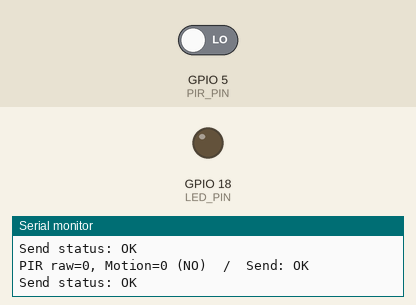
Recording of a sketch running on a simulated ESP32. Shown: output pins drawn as LEDs (lit = HIGH), the last lines printed to the serial monitor. Inputs (shaded band) come from the test bench; at power-on: GPIO 5 (PIR_PIN) LOW. WiFi joins after 1.5 s; servers stay silent unless stated.

Above: at 3.7 s.
3.8 s: GPIO 5 (PIR_PIN) driven HIGH
At 5.1 s:
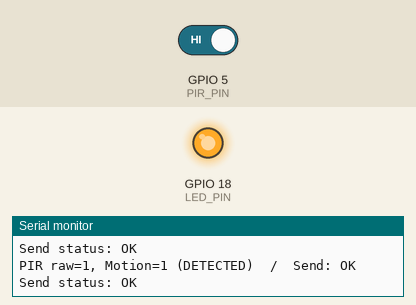
5.5 s: GPIO 5 (PIR_PIN) driven LOW
At 6.2 s:
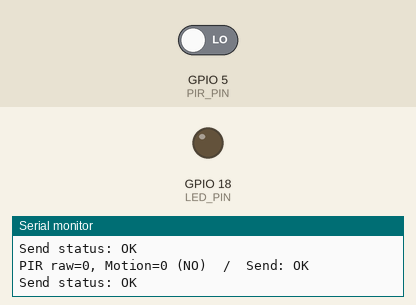
Timing chart, 0 to 8.5 s (numbered marks = the images above; inputs shaded):
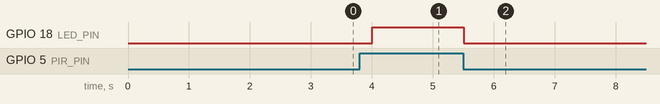

Measured:
- after the input at 3.8 s, GPIO 18 (LED_PIN): LOW → HIGH after 0.21 s
- after the input at 5.5 s, GPIO 18 (LED_PIN): HIGH → LOW at once

The sketch:

arduino_PIR_code.ino
```cpp
#include <WiFi.h>
#include <esp_now.h>

// ====== WiFi 접속 정보 ======
const char* WIFI_SSID = "SK_FB22_2.4G";
const char* WIFI_PASS = "CKK2A@7626";

// ====== 설정 ======
const int PIR_PIN = 5;      // PIR 센서 OUT 핀
const int LED_PIN = 18;     // LED 연결 핀 (네가 실제로 쓴 핀 번호로 맞춰줘!)

const uint8_t NODE_ID = 3;

uint8_t HUB_MAC[] = { 0x68, 0xFE, 0x71, 0x80, 0x10, 0xC0 };

// ====== 전송할 데이터 구조 ======
typedef struct __attribute__((packed)) {
  uint8_t nodeId;
  uint8_t pirState;  // 0 or 1
} PirPayload;

PirPayload payload;

// ====== 콜백 ======
void OnDataSent(const wifi_tx_info_t *info, esp_now_send_status_t status) {
  Serial.print("Send status: ");
  Serial.println(status == ESP_NOW_SEND_SUCCESS ? "OK" : "FAIL");
}

// ====== SETUP ======
void setup() {
  Serial.begin(115200);
  delay(1000);

  pinMode(PIR_PIN, INPUT);
  pinMode(LED_PIN, OUTPUT);     // LED 핀 설정

  // WiFi + 같은 핫스팟 접속
  WiFi.mode(WIFI_STA);
  WiFi.begin(WIFI_SSID, WIFI_PASS);
  Serial.print("Connecting WiFi");
  while (WiFi.status() != WL_CONNECTED) {
    Serial.print(".");
    delay(300);
  }
  Serial.println();
  Serial.print("WiFi connected, IP = ");
  Serial.println(WiFi.localIP());
  Serial.print("My MAC: ");
  Serial.println(WiFi.macAddress());

  // ESP-NOW 초기화
  if (esp_now_init() != ESP_OK) {
    Serial.println("Error initializing ESP-NOW");
    while (true) delay(100);
  }

  esp_now_register_send_cb(OnDataSent);

  esp_now_peer_info_t peerInfo;
  memset(&peerInfo, 0, sizeof(peerInfo));
  memcpy(peerInfo.peer_addr, HUB_MAC, 6);
  peerInfo.channel = 0;
  peerInfo.encrypt = false;

  if (esp_now_add_peer(&peerInfo) != ESP_OK) {
    Serial.println("Failed to add peer");
    while (true) delay(100);
  }

  Serial.println("PIR Node started.");
}

// ====== LOOP ======
void loop() {
  int pirRaw = digitalRead(PIR_PIN);
  bool motion = (pirRaw == HIGH);

  payload.nodeId   = NODE_ID;
  payload.pirState = motion ? 1 : 0;

  esp_err_t result = esp_now_send(HUB_MAC, (uint8_t *)&payload, sizeof(payload));

  //여기서 LED도 같이 제어
  digitalWrite(LED_PIN, motion ? HIGH : LOW);

  Serial.print("PIR raw=");
  Serial.print(pirRaw);
  Serial.print(", Motion=");
  Serial.print(motion ? "1 (DETECTED)" : "0 (NO)");
  Serial.print("  /  Send: ");
  Serial.println(result == ESP_OK ? "OK" : "ERROR");

  delay(500);
}
```
